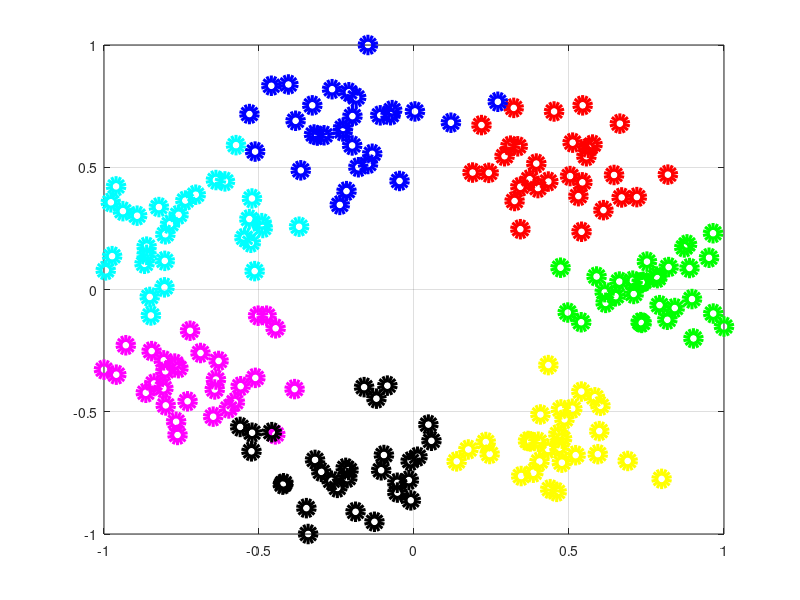

MATLAB code for this plot: (Note: this script raises an error after producing the figure.)
clear
close all
clc
 
%% Decision Trees
nc = 30;
c = 7;
r = 5;
X = [];
Y = [];
for i = 1:c
    theta = i*(2*pi/c);
    X = [X; randn(nc,1)+r*cos(theta), randn(nc,1)+r*sin(theta)]; %#ok<AGROW>
    Y = [Y; i*ones(nc,1)]; %#ok<AGROW>
end
[n, d] = size(X);
 
%%
for i = 1:d
    mi = min(X(:,i));
    ma = max(X(:,i));
    di = ma - mi;
    X(:,i) = 2*(X(:,i)-mi)/di-1; %#ok<SAGROW>
end
 
%%
colors = 'rbcmkyg';
figure, box on, grid on, hold on
for i = 1:c
    plot(X(Y==i,1),X(Y==i,2),['o',colors(i)],'MarkerSize',10,'linewidth',5)
end
 
 
%%
depth=7;
T = DT_learn(X,Y,depth);
 
%%
ns = 10000;
XS = 2*rand(ns,d)-1;
YS = DT_forw(T,XS);
 
%%
for i = 1:c
    plot(XS(YS==i,1),XS(YS==i,2),['.',colors(i)],'MarkerSize',1)
end